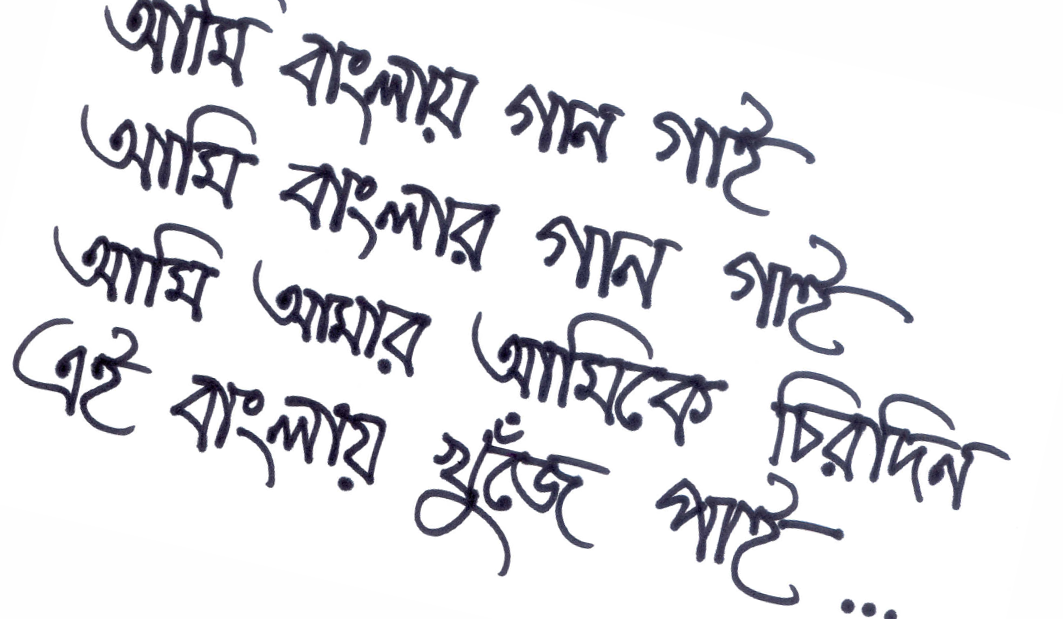
#> input picture test_images/bangla_gan_rotated.png, 1063 x 619 px
$ python main.py
#> lines starting #> are read from the running program, lines starting #| are printed output that depends on the picture; after the words box and inside, x2 and y2 are one past the last pixel; in counts of white or black regions, pixels touching at a corner belong together; long printed decimals are rounded
'''
Author: Monirul Hasan
Date: November 8, 2016

Dependencies
Install miniconda with Python 3+
To install OpenCV3 run:
$conda install -c menpo opencv3=3.1.0
'''

from tkinter import *
from tkinter.filedialog import askopenfilename

import cv2
import numpy as np


def open_file():
    # change the initial directory to whatever is needed
    name = askopenfilename(initialdir="~/PyCharmProjects/bangla-ocr",
                           filetypes=(("Image files", "*.jpg"), ("All Files", "*.*")),
                           title="Choose a file."
                           )
    return name


def scan_line(image, image_to_change):
    rows = []
    height, width = image.shape
    for row in range(1, height):
        sum_pixels = 0
        for col in range(1, width):
            if image.item(row, col) > 0:
                sum_pixels += 1
        if sum_pixels < width * .05:
            rows.append(row)

    for row in rows:
        cv2.line(image_to_change, (0, row), (width, row), (0, 0, 0), 1)


# file_name = open_file()
# print(file_name)

file_name = 'test_images/bangla_gan_rotated.png'

original_image = cv2.imread(file_name)
#> original_image is the input picture: shape (619, 1063, 3); mean B, G, R 230.9, 227.8, 227.9
height, width, channel = original_image.shape
#> height = 619; width = 1063; channel = 3
gray_image = cv2.cvtColor(original_image, cv2.COLOR_BGR2GRAY)
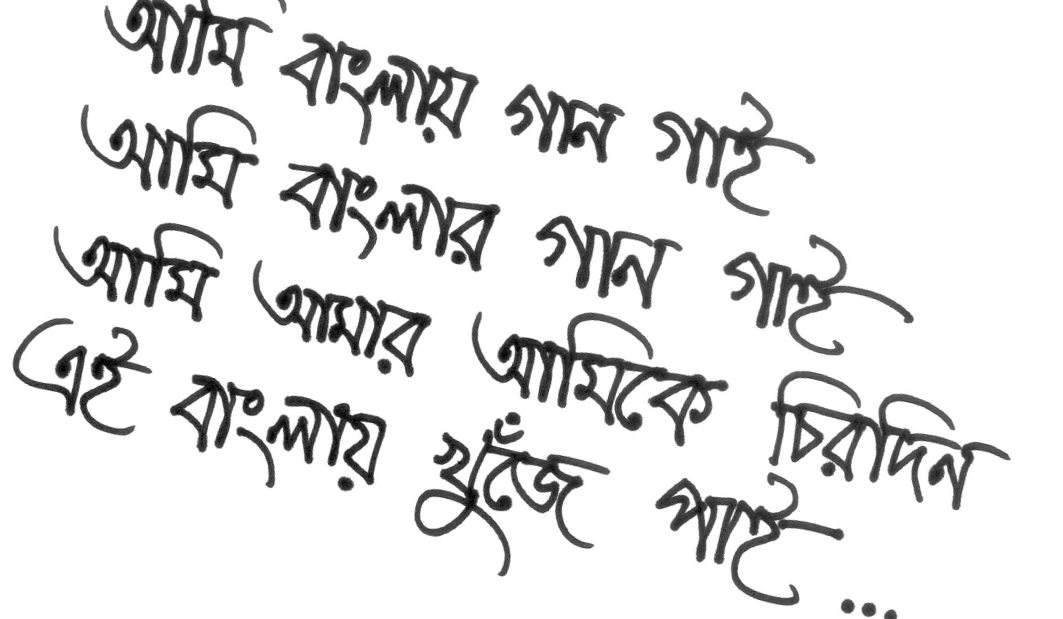
#> gray_image: shape (619, 1063); min 0, max 255, mean 228.2
blur_image = cv2.blur(gray_image, (3, 3))
#edges = cv2.Canny(blur_image, 50, 150, apertureSize=3)

th1 = cv2.adaptiveThreshold(blur_image, 255, cv2.ADAPTIVE_THRESH_GAUSSIAN_C, cv2.THRESH_BINARY_INV, 11, 2)
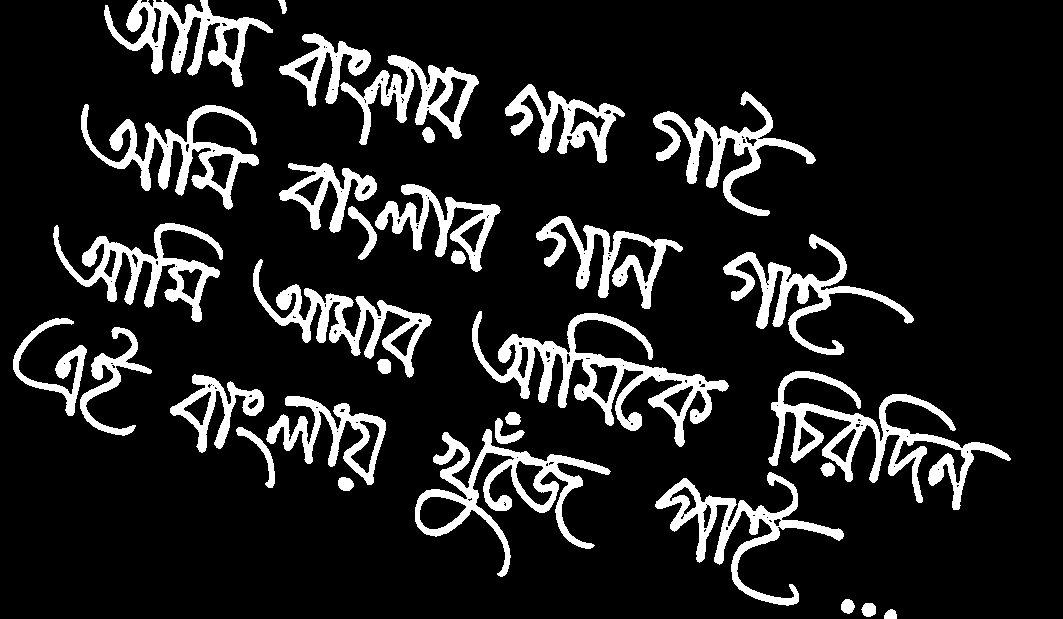
#> th1: shape (619, 1063); 13.2% white; 33 white regions, largest, box (x1, y1, x2, y2) and area: (472, 311, 729, 447) 8124, (768, 371, 1011, 510) 7457, (415, 429, 611, 577) 6264

# return value: a set of rho, theta values
# parameter 1: input image -- the thresholded one
# parameter 2: value for rho in pixels
# parameter 3: value for theta
# parameters 2 and 3 are used to get the votes in discrete intervals
# parameter 4: the minimum number of pixels you need on a line to consider it a line
# -- here I'm saying we need at least 0.5 (or 50%) pixels to be on the line
hough_lines = cv2.HoughLines(th1, 1, np.pi / 180.0, int(width * 0.5))
#> hough_lines = [[217, 1.8], [215, 1.8]]

cv2.imshow('Original Image', original_image)
cv2.imshow('Thresholded Image', th1)

# we run through each lines and plot them on the original image
for i in range(len(hough_lines)):
    for rho, theta in hough_lines[i]:
        a = np.cos(theta)
        b = np.sin(theta)
        x0 = a * rho
        y0 = b * rho
        x1 = int(x0 + 1000 * (-b))
        y1 = int(y0 + 1000 * (a))
        x2 = int(x0 - 1000 * (-b))
        y2 = int(y0 - 1000 * (a))
        print(rho, theta, x1, y1, x2, y2)
        cv2.line(original_image, (x1, y1), (x2, y2), (0, 0, 255), 1)
#> this loop made 2 passes
#| 217.0 1.798 -1023 -13 925 436
#| 215.0 1.798 -1022 -15 926 434
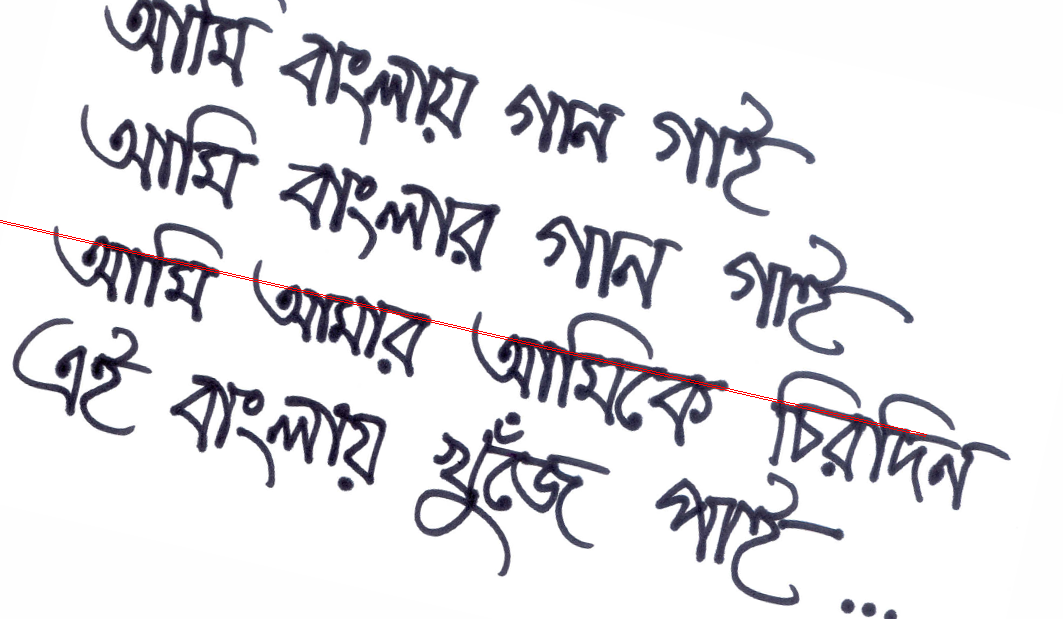
#> original_image: shape (619, 1063, 3); 0.28% of pixels changed, all inside (x1, y1, x2, y2) = (0, 220, 927, 437)

cv2.imshow('Hough Transform Lines', original_image)

while True:
    k = cv2.waitKey(0) & 0xFF
#> (key Esc is pressed here)
    if k == 27:
        cv2.destroyAllWindows()
#> (the run stopped early here; a loop or call above may not have finished)

$ run again, with test_images/bangla_gan.png copied over test_images/bangla_gan_rotated.png
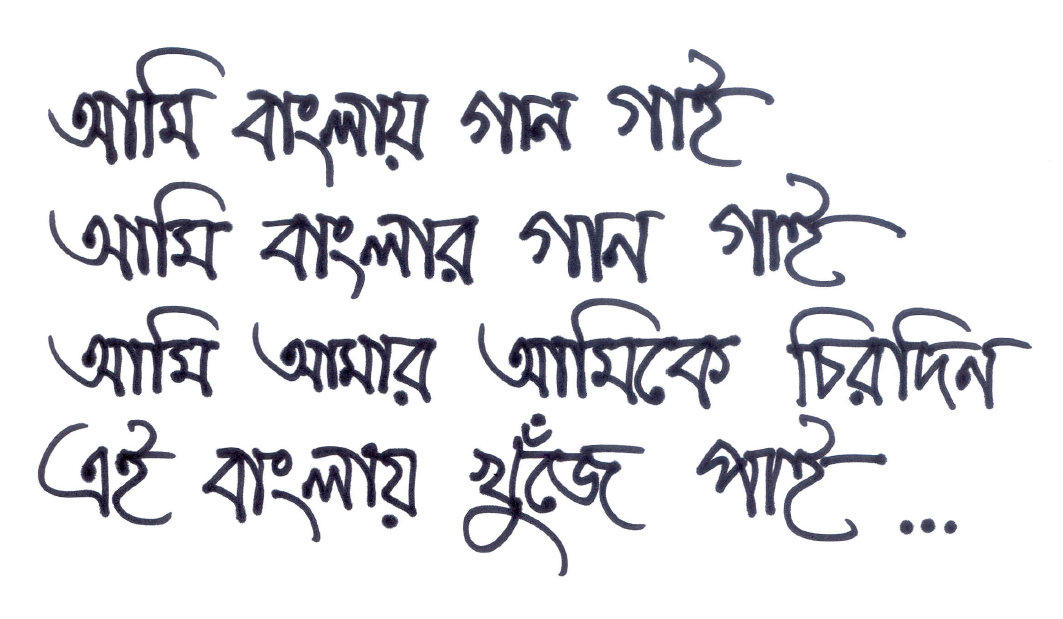
#> input picture test_images/bangla_gan.png, 1063 x 619 px
#> original_image is the input picture: shape (619, 1063, 3); mean B, G, R 230.8, 227.7, 227.9
#> `th1 = cv2.adaptiveThreshold(blur_image, 255, cv2.ADAPTIVE_THRESH_GAUSS..`:
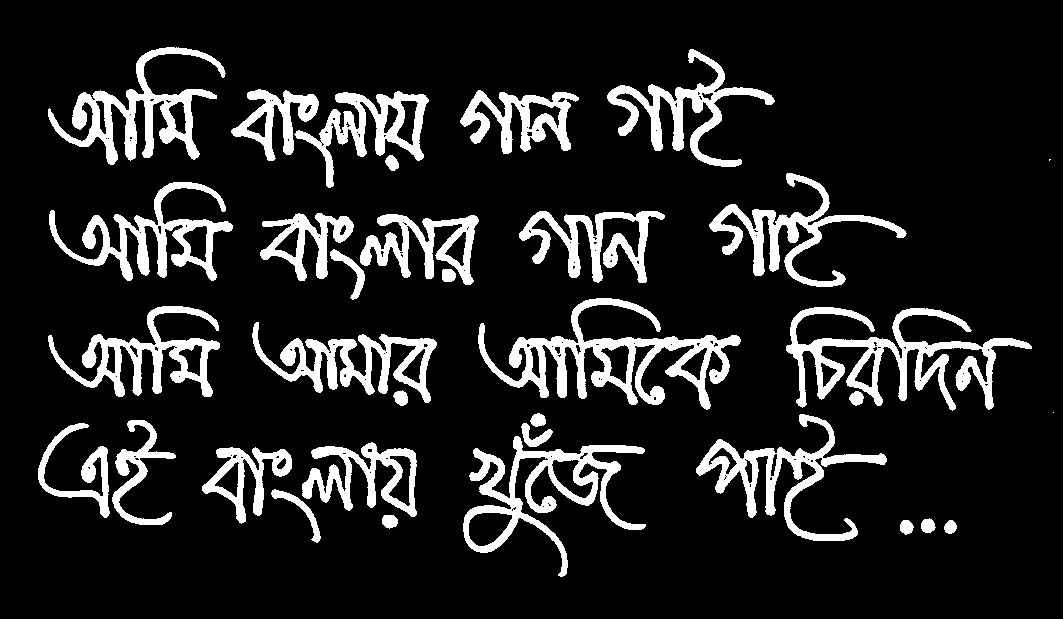
#> th1: shape (619, 1063); 13.3% white; 34 white regions (2 under 20 px), largest, box (x1, y1, x2, y2) and area: (478, 298, 741, 410) 8130, (786, 307, 1032, 411) 7420, (463, 436, 646, 577) 6246
#> hough_lines = [[344, 1.57]]
#> the loop `for i in range(len(hough_lines)):` made 1 pass
#| 344.0 1.571 -1000 343 999 344
#> after the loop `for i in range(len(hough_lines)):`:
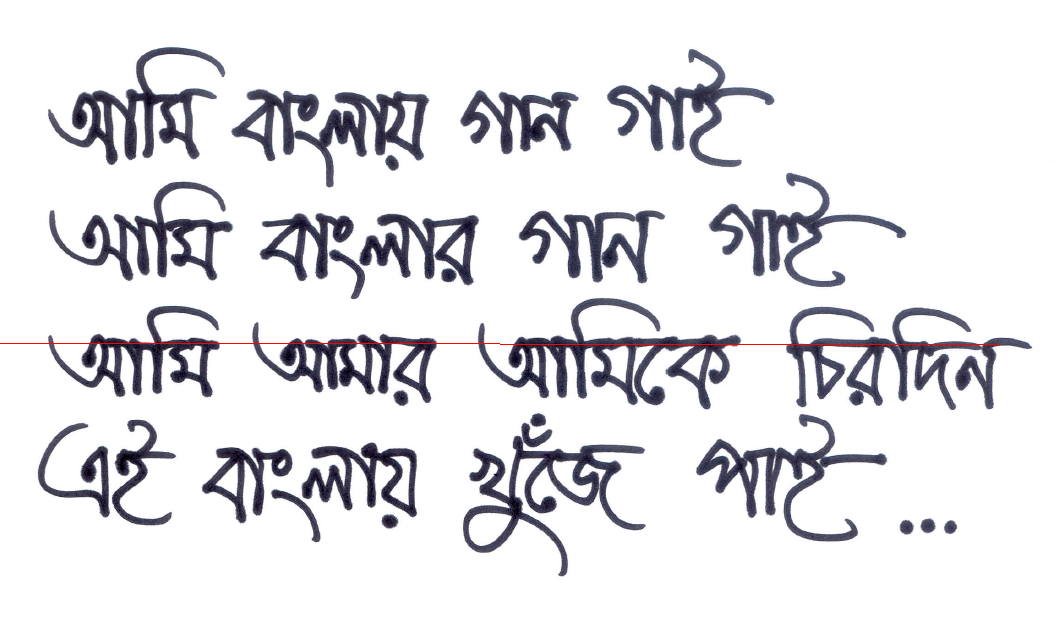
#> original_image: shape (619, 1063, 3); 0.15% of pixels changed, all inside (x1, y1, x2, y2) = (0, 343, 1000, 345)
